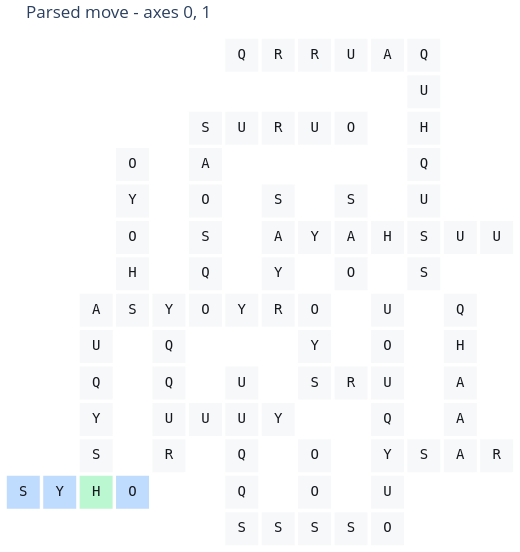

Source (notebook cell):
### Markdown cell above
## Board visualization — parsed move

Blue = newly placed tile, green = reused tile that matches, red = symbol conflict.

### Code cell
for figure in plot_attempt_move(context, move_source="parsed"):
    display(figure)

### Figure 1 — Plotly figure (JSON) as saved in the notebook; plotly's stock layout.template omitted (floating-point values rounded to 4 significant figures)
{"data": [{"customdata": [[[-8, 1], ""], [[-7, 1], ""], [[-6, 1], "1"], [[-6, 2], "1"], [[-6, 3], "1"], [[-6, 4], "1"], [[-6, 5], "1"], [[-6, 6], "0,1"], [[-5, 1], ""], [[-5, 6], "0,1"], [[-5, 7], "1"], [[-5, 8], "1"], [[-5, 9], "1"], [[-5, 10], "1"], [[-4, 2], "1"], [[-4, 3], "1"], [[-4, 4], "1"], [[-4, 5], "1"], [[-4, 6], "0,1"], [[-3, 3], "0"], [[-3, 6], "0,1"], [[-3, 7], "1"], [[-3, 8], "1"], [[-3, 9], "1"], [[-3, 10], "1"], [[-3, 11], "0,1"], [[-2, 0], "0,1"], [[-2, 1], "1"], [[-2, 2], "1"], [[-2, 3], "0,1"], [[-2, 4], "1"], [[-2, 6], "0"], [[-2, 11], "0"], [[-2, 13], "0"], [[-1, 0], "0"], [[-1, 3], "0"], [[-1, 6], "0,1"], [[-1, 7], "1"], [[-1, 8], "0,1"], [[-1, 9], "1"], [[-1, 11], "0"], [[-1, 13], "0"], [[0, 0], "0,1"], [[0, 1], "1"], [[0, 2], "1"], [[0, 4], "0,1"], [[0, 5], "1"], [[0, 6], "0,1"], [[0, 8], "0"], [[0, 11], "0"], [[0, 13], "0"], [[1, 0], "0"], [[1, 4], "0"], [[1, 7], "1"], [[1, 8], "0,1"], [[1, 9], "1"], [[1, 11], "0"], [[1, 13], "0"], [[2, 0], "0,1"], [[2, 1], "1"], [[2, 2], "0,1"], [[2, 3], "1"], [[2, 4], "0,1"], [[2, 5], "1"], [[2, 6], "1"], [[2, 8], "0"], [[2, 13], "0"], [[3, 2], "0"], [[3, 7], "1"], [[3, 8], "0,1"], [[3, 9], "1"], [[3, 10], "1"], [[3, 11], "1"], [[3, 12], "1"], [[3, 13], "0,1"], [[4, 2], "0,1"], [[4, 3], "1"], [[4, 4], "1"], [[4, 5], "1"], [[4, 6], "1"], [[4, 8], "0"], [[5, 2], "0"], [[5, 8], "0"]], "hovertemplate": "coord=%{customdata[0]}<br>symbol=%{text}<br>axes=%{customdata[1]}<extra></extra>", "marker": {"color": ["#bfdbfe", "#bfdbfe", "#bbf7d0", "#f7f8fa", "#f7f8fa", "#f7f8fa", "#f7f8fa", "#f7f8fa", "#bfdbfe", "#f7f8fa", "#f7f8fa", "#f7f8fa", "#f7f8fa", "#f7f8fa", "#f7f8fa", "#f7f8fa", "#f7f8fa", "#f7f8fa", "#f7f8fa", "#f7f8fa", "#f7f8fa", "#f7f8fa", "#f7f8fa", "#f7f8fa", "#f7f8fa", "#f7f8fa", "#f7f8fa", "#f7f8fa", "#f7f8fa", "#f7f8fa", "#f7f8fa", "#f7f8fa", "#f7f8fa", "#f7f8fa", "#f7f8fa", "#f7f8fa", "#f7f8fa", "#f7f8fa", "#f7f8fa", "#f7f8fa", "#f7f8fa", "#f7f8fa", "#f7f8fa", "#f7f8fa", "#f7f8fa", "#f7f8fa", "#f7f8fa", "#f7f8fa", "#f7f8fa", "#f7f8fa", "#f7f8fa", "#f7f8fa", "#f7f8fa", "#f7f8fa", "#f7f8fa", "#f7f8fa", "#f7f8fa", "#f7f8fa", "#f7f8fa", "#f7f8fa", "#f7f8fa", "#f7f8fa", "#f7f8fa", "#f7f8fa", "#f7f8fa", "#f7f8fa", "#f7f8fa", "#f7f8fa", "#f7f8fa", "#f7f8fa", "#f7f8fa", "#f7f8fa", "#f7f8fa", "#f7f8fa", "#f7f8fa", "#f7f8fa", "#f7f8fa", "#f7f8fa", "#f7f8fa", "#f7f8fa", "#f7f8fa", "#f7f8fa", "#f7f8fa"], "line": {"color": "rgba(0, 0, 0, 0)", "width": 0}, "size": 33, "symbol": "square"}, "mode": "markers+text", "showlegend": false, "text": ["S", "Y", "H", "S", "Y", "Q", "U", "A", "O", "S", "H", "O", "Y", "O", "R", "U", "Q", "Q", "Y", "U", "O", "Q", "S", "O", "A", "S", "S", "Q", "Q", "U", "U", "Y", "U", "Q", "S", "Y", "R", "Y", "A", "S", "R", "R", "S", "O", "O", "S", "Y", "O", "Y", "U", "R", "S", "R", "O", "A", "S", "O", "U", "O", "U", "Y", "Q", "U", "O", "U", "H", "A", "S", "S", "S", "U", "Q", "H", "U", "Q", "A", "A", "A", "H", "Q", "U", "R", "U"], "textfont": {"color": "#15181d", "family": "DejaVu Sans Mono, Menlo, Consolas, monospace", "size": 14}, "textposition": "middle center", "type": "scatter", "x": [-8, -7, -6, -6, -6, -6, -6, -6, -5, -5, -5, -5, -5, -5, -4, -4, -4, -4, -4, -3, -3, -3, -3, -3, -3, -3, -2, -2, -2, -2, -2, -2, -2, -2, -1, -1, -1, -1, -1, -1, -1, -1, 0, 0, 0, 0, 0, 0, 0, 0, 0, 1, 1, 1, 1, 1, 1, 1, 2, 2, 2, 2, 2, 2, 2, 2, 2, 3, 3, 3, 3, 3, 3, 3, 3, 4, 4, 4, 4, 4, 4, 5, 5], "y": [1, 1, 1, 2, 3, 4, 5, 6, 1, 6, 7, 8, 9, 10, 2, 3, 4, 5, 6, 3, 6, 7, 8, 9, 10, 11, 0, 1, 2, 3, 4, 6, 11, 13, 0, 3, 6, 7, 8, 9, 11, 13, 0, 1, 2, 4, 5, 6, 8, 11, 13, 0, 4, 7, 8, 9, 11, 13, 0, 1, 2, 3, 4, 5, 6, 8, 13, 2, 7, 8, 9, 10, 11, 12, 13, 2, 3, 4, 5, 6, 8, 2, 8]}], "layout": {"dragmode": "pan", "height": 552, "margin": {"b": 4, "l": 4, "r": 4, "t": 36}, "paper_bgcolor": "white", "plot_bgcolor": "rgba(0, 0, 0, 0)", "showlegend": false, "title": {"text": "Parsed move - axes 0, 1"}, "width": 520, "xaxis": {"range": [-8.53, 5.53], "scaleanchor": "y", "scaleratio": 1, "showgrid": false, "showticklabels": false, "visible": false, "zeroline": false}, "yaxis": {"range": [-0.53, 13.53], "showgrid": false, "showticklabels": false, "visible": false, "zeroline": false}}}
